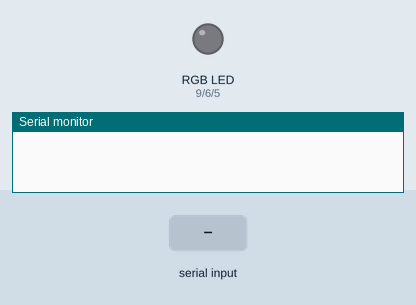
Recording of a sketch running on a simulated Arduino Uno, built with avr-gcc and run on an emulated ATmega328P. Parts: an RGB LED mixed from three pins (HIGH = lit), the last lines printed to the serial monitor. The inputs (shaded band) are chosen by the test bench. Dim RGB values are drawn brighter than linear.

Above: at 1.2 s.
1.3 s: "r90\n" received over Serial
At 3.2 s:
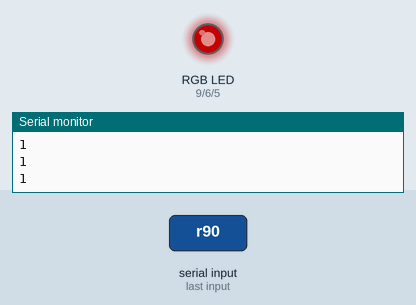
3.8 s: "g90\n" received over Serial
At 5.1 s:
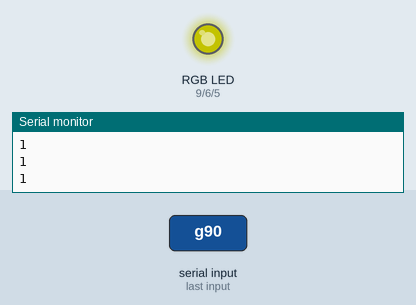
6.3 s: "r,45\n" received over Serial
At 8.3 s:
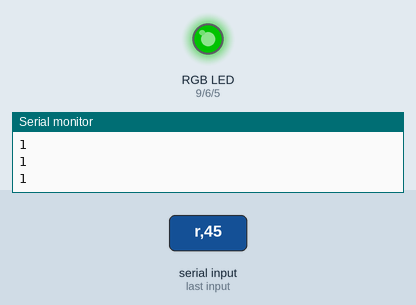
8.8 s: "b90\n" received over Serial
At 10.2 s:
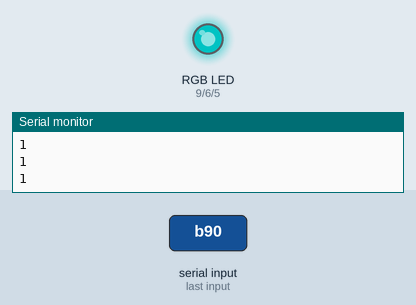
11.3 s: "g,45\n" received over Serial
At 13.3 s:
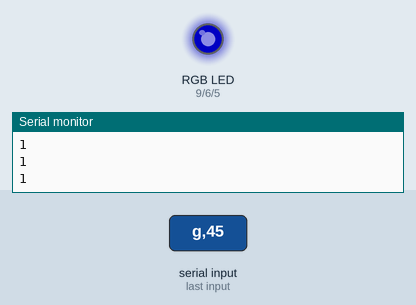
13.8 s: "r90\n" received over Serial
At 15.2 s:
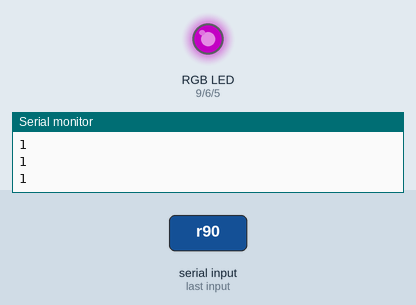
Timing chart, 0 to 16.8 s (numbered marks = the images above; inputs shaded):
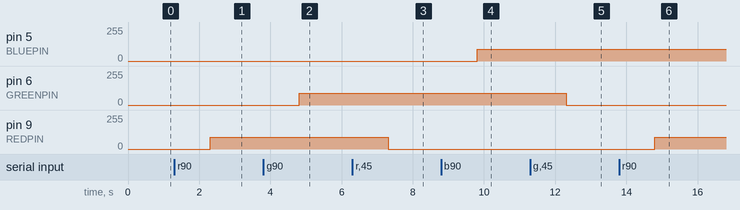

Measured:
- after the input at 1.3 s, pin 9 (REDPIN): 0/255 → 90/255 after 1.0 s
- after the input at 3.8 s, pin 6 (GREENPIN): 0/255 → 90/255 after 1.0 s
- after the input at 6.3 s, pin 9 (REDPIN): 90/255 → 0/255 after 1.0 s
- after the input at 8.8 s, pin 5 (BLUEPIN): 0/255 → 90/255 after 1.0 s
- after the input at 11.3 s, pin 6 (GREENPIN): 90/255 → 0/255 after 1.0 s
- after the input at 13.8 s, pin 9 (REDPIN): 0/255 → 90/255 after 1.0 s

The sketch:

test.ino
```cpp
#define REDPIN 9
#define GREENPIN 6
#define BLUEPIN 5

#define FADESPEED 5

int r,g,b = 0;
String incomingString;

void setup() {
  pinMode(REDPIN, OUTPUT);
  pinMode(GREENPIN, OUTPUT);
  pinMode(BLUEPIN, OUTPUT);

  Serial.begin(9600);
}

void loop() {
  if (Serial.available() > 0) {
    incomingString = Serial.readString();

    if (incomingString.startsWith("r")) {
      r = incomingString.substring(1,incomingString.length()+1).toInt();
    }
    if (incomingString.startsWith("g")) {
      g = incomingString.substring(1,incomingString.length()+1).toInt();
    }
    if (incomingString.startsWith("b")) {
      b = incomingString.substring(1,incomingString.length()+1).toInt();
    }

    Serial.println(String("R: ").concat(r));
    Serial.println(String("G: ").concat(g));
    Serial.println(String("B: ").concat(b));
    Serial.println();

    analogWrite(REDPIN,r);
    analogWrite(GREENPIN,g);
    analogWrite(BLUEPIN,b);
  }
//  analogWrite(REDPIN,255);
//  analogWrite(GREENPIN,0);
//  analogWrite(BLUEPIN,0);
//  int r, g, b;
//  // fade from blue to violet
//  for (r = 0; r < 256; r++) {
//    analogWrite(REDPIN, r);
//    delay(FADESPEED);
//  }
//  // fade from violet to red
//  for (b = 255; b > 0; b--) {
//    analogWrite(BLUEPIN, b);
//    delay(FADESPEED);
//  }
//  // fade from red to yellow
//  for (g = 0; g < 256; g++) {
//    analogWrite(GREENPIN, g);
//    delay(FADESPEED);
//  }
//  // fade from yellow to green
//  for (r = 255; r > 0; r--) {
//    analogWrite(REDPIN, r);
//    delay(FADESPEED);
//  }
//  // fade from green to teal
//  for (b = 0; b < 256; b++) {
//    analogWrite(BLUEPIN, b);
//    delay(FADESPEED);
//  }
//  // fade from teal to blue
//  for (g = 255; g > 0; g--) {
//    analogWrite(GREENPIN, g);
//    delay(FADESPEED);
//  }
}
```
